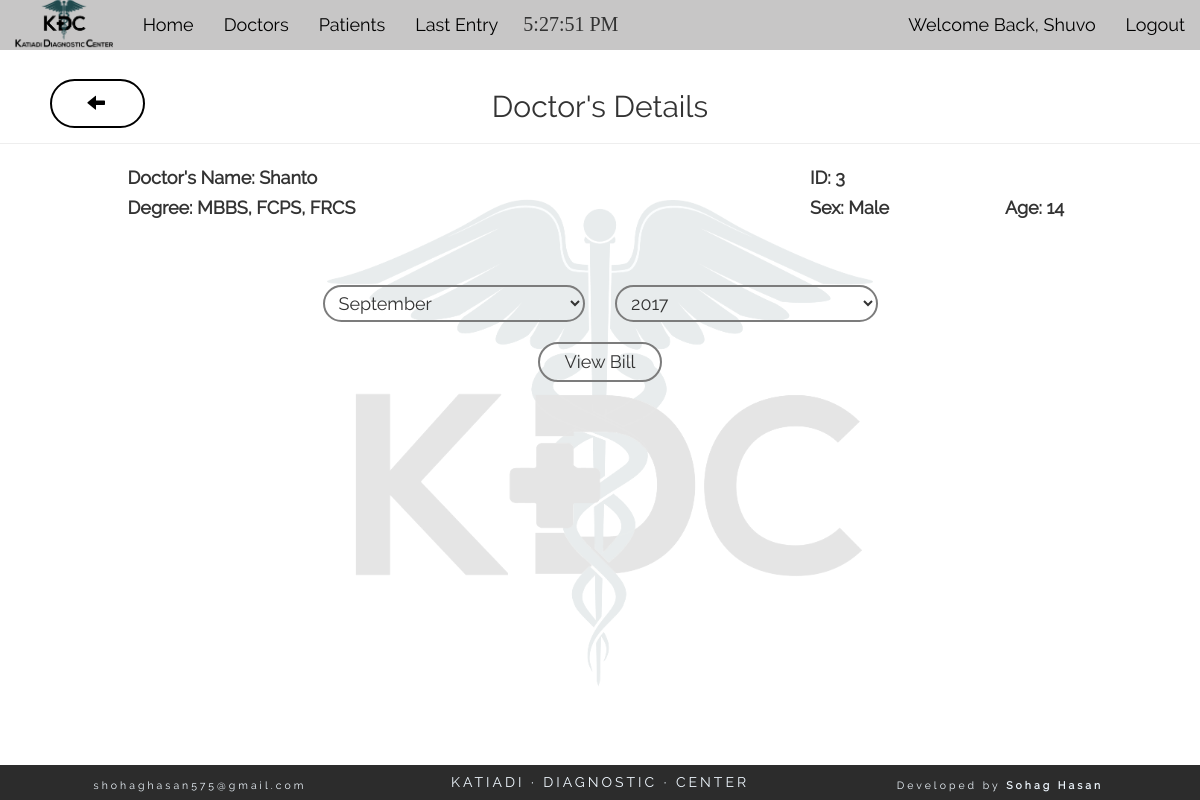
/doc_details.php?d=3 (signed in), run on the app's committed database.
### tables this page shows
CREATE TABLE "doctor" (
	`doctor_id`	INTEGER NOT NULL PRIMARY KEY AUTOINCREMENT,
	`d_name`	varchar(200) NOT NULL,
	`age`	int(11) NOT NULL,
	`sex`	varchar(15) NOT NULL,
	`degree`	varchar(200) NOT NULL,
	`status`	int(1) NOT NULL
);

### doc_details.php (the view, shortened to what this page needs)
<?php
	if(isset($_SESSION['username'])){
	require('config.php');
	$id=$_GET['d'];
	$sel= "SELECT * FROM doctor WHERE doctor_id='$id'";
	$res= $db->query($sel);
	$data=$res-> fetchArray(SQLITE3_ASSOC);
?>
<section class="container-fluid">
	<div class="row" style="position: relative;">
	<h2 class="title text-center">Doctor's Details</h2>
	<hr><div class="col-md-12">
			<a class="back_button" href="javascript: history.go(-1)"><span class="glyphicon glyphicon-arrow-left" aria-hidden="true"></span></a>
		</div>
		<div class="col-md-12">
		<div class="col-md-1"></div>
			<div class="col-md-7">
			<label for=""> Doctor's Name: <?php echo $data['d_name']; ?></label>
			</div>
			<div class="col-md-3">
			<label for="">ID: <?php echo $data['doctor_id']; ?></label>
			</div>
		</div>
		<div class="col-md-12">
		<div class="col-md-1"></div>
			<div class="col-md-7">
			<label for="">Degree: <?php echo $data['degree']; ?></label>
			</div>
			<div class="col-md-2 text-capitalize">
			<label for="">Sex: <?php echo $data['sex']; ?></label>
			</div>
			<div class="col-md-2">
			<label for=""> Age: <?php echo $data['age']; ?></label>
			</div>
		</div>
		<div class="col-md-12" style="margin-top: 60px;">
			<form method="post">
				<div class="col-md-3">
				</div>
				<div class="col-md-3 form_row">
					<select name="month" id="">
						<?php
						  $month = strtotime(date('Y').'-'.date('m').'-'.date('j').' - 12 months');
						  $end = strtotime(date('Y').'-'.date('m').'-'.date('j').' + 0 months');
						  while($month < $end){
							  $selected = (date('F', $month)==date('F'))? ' selected' :'';
							  echo '<option'.$selected.' value="'.date('F', $month).'">'.date('F', $month).'</option>'."\n\t\t\t\t\t\t";
							  $month = strtotime("+1 month", $month);
						  }
						?>
					</select>
				</div>
				<div class="col-md-3 form_row">
					<select name="year" id="">
					<?php
						$starting_year  =date('Y', strtotime('-5 year'));
						 $ending_year = date('Y', strtotime('+5 year'));
						 $current_year = date('Y');
						 for($starting_year; $starting_year <= $ending_year; $starting_year++) {
							 echo '<option value="'.$starting_year.'"';
							 if( $starting_year ==  $current_year ) {
									echo ' selected="selected"';
							 }
							 echo ' >'.$starting_year.'</option>';
						 }
					?>
					</select>
				</div>
				<div class="col-md-3"></div>
				<div class="col-md-12 text-center" style="margin-top: 20px;"><input type="submit" id="go" value="View Bill"></div>
			</form>
		</div>
	</div>
</section>
	<?php get_footer();
	}else{
		header('location: login.php');
	} ?>

### css/style.css (style rules this page uses)
* { font-family: "Raleway-Regular"; }
body { background: url(../pics/bg.png) center center no-repeat; background-size: contain; min-height: 100vh; padding-bottom: 39px; }
a > span { color: black; transition: all ease 400ms; }
.title { font-size: 30px; }
.form_row { display: flex; }
select, input { border: 2px solid #7C7C7C; background-color: transparent; border-radius: 36px; padding: 5px 10px; outline: 0px; flex: 1; font-size: 18px!important; }
label, a { font-size: 18px !important; line-height: 25px; padding: 0px 5px 0px 0px; }
#go { transition: 200ms ease; padding-left: 25px; padding-right: 25px; }
.back_button { position: absolute; top: -85px; left: 50px; border: 2px solid #000; border-radius: 25px; padding: 10px 35px; text-transform: uppercase; transition: all ease 200ms; letter-spacing: 3px; }

### data on the page
doctor: d_name "Shanto", doctor_id "3", degree "MBBS, FCPS, FRCS", sex "Male", age "14"

### other printed values
$_SESSION['username'] "Shuvo"
form field month "September"
form field year "2017"
